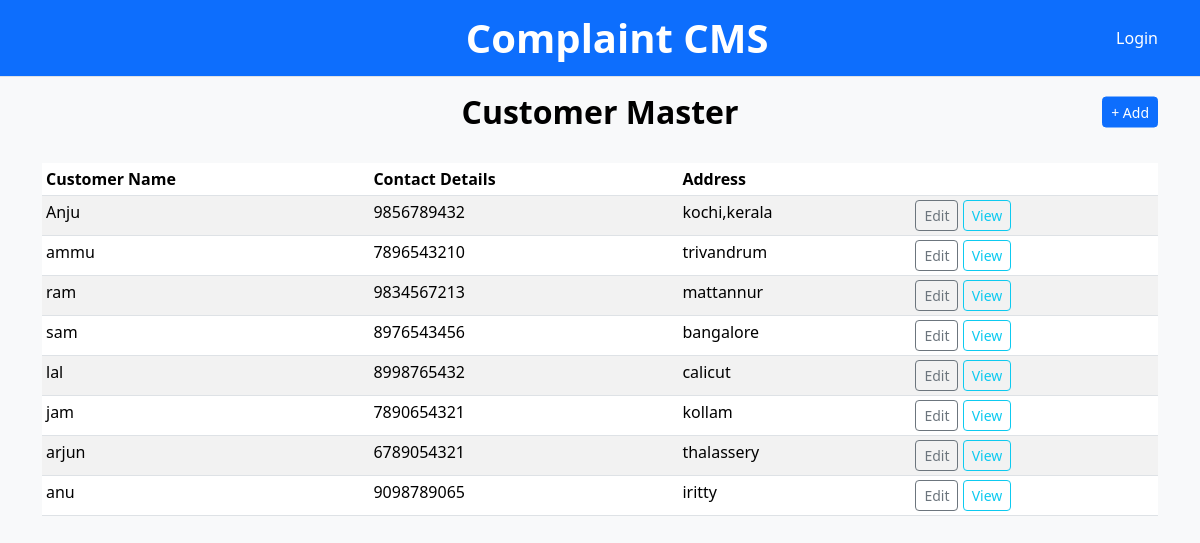
Screenshot of /app/customers/ with the database file from the repository.
### web/models.py (models this page shows, shortened)
class Customer(models.Model):
    name = models.CharField(max_length=150)
    contact = models.CharField(max_length=150, blank=True)
    address = models.TextField(blank=True)

### web/views.py (the view)
# urls.py: path("customers/", views.customer_list, name="customer_list"),
def customer_list(request):
    customers = Customer.objects.all()
    return render(request, "customer_list.html", {"customers": customers})

### web/templates/customer_list.html
{% extends "base.html" %}
{% block content %}
<div class="position-relative mb-2">
  <h2 class="text-center" style="color:black;">Customer Master</h2>
  <a href="{% url 'customer_create' %}" class="btn btn-sm btn-primary position-absolute end-0 top-50 translate-middle-y">+ Add</a>
</div><br>
<table class="table table-sm table-striped">
  <thead>
    <tr>
      <th>Customer Name</th>
      <th>Contact Details</th>
      <th>Address</th>
      <th></th>
    </tr>
  </thead>
  <tbody>
    {% for c in customers %}
    <tr>
      <td>{{ c.name }}</td>
      <td>{{ c.contact }}</td>
      <td>{{ c.address }}</td>
      <td>
        <a class="btn btn-sm btn-outline-secondary" href="{% url 'customer_edit' c.pk %}">Edit</a>
        <a class="btn btn-sm btn-outline-info" href="{% url 'customer_detail' c.pk %}">View</a>
      </td>
    </tr>
    {% empty %}
    <tr><td colspan="4">No customers.</td></tr>
    {% endfor %}
  </tbody>
</table>
{% endblock %}

### web/templates/base.html (shortened to what this page needs)
<!doctype html>
<html>
<head>
  {% load static %}
  <link href="https://cdn.jsdelivr.net/npm/bootstrap@5.3.3/dist/css/bootstrap.min.css" rel="stylesheet">
  <link rel="stylesheet" href="https://unpkg.com/leaflet@1.9.4/dist/leaflet.css"/>
  <link rel="stylesheet" href="{% static 'css/style.css' %}">
</head>
<body class="bg-light">
<nav class="navbar navbar-expand-lg  bg-primary navbar-dark border-bottom mb-3">
  <div class="container d-flex justify-content-between align-items-center w-100">
    <div class="mx-auto">
    <a class="navbar-brand" href="{% url 'home' %}" style="font-size: 40px; font-weight: bold;">Complaint CMS</a></div>
    <div class="ms-auto">
      {% if user.is_authenticated %}
      <a href="{% url 'logout' %}" class="nav-link text-white">Logout</a>
      {% else %}
        <a href="{% url 'login' %}" class="nav-link text-white">Login</a>
      {% endif %}
    </div>
  </div>
</nav>
<div class="container">
  {% block content %}{% endblock %}
</div>
</body>
</html>

### static/css/style.css (style rules this page uses)
.navbar-brand { margin: 0 auto; font-size: 2.5rem; text-align: center; padding-left: 250px; }
.navbar { background-color: #175ba4; position: relative; z-index: 1000; }
.navbar .navbar-brand, .navbar .nav-link, .navbar .btn { color: #fff !important; }
h2 { font-weight: bold; color: #0d6efd; }

### rows the page displays
Customer: name "Anju", contact "9856789432", address "kochi,kerala"
Customer: name "ammu", contact "7896543210", address "trivandrum"
Customer: name "ram", contact "9834567213", address "mattannur"
Customer: name "sam", contact "8976543456", address "bangalore"
Customer: name "lal", contact "8998765432", address "calicut"
Customer: name "jam", contact "7890654321", address "kollam"
Customer: name "arjun", contact "6789054321", address "thalassery"
Customer: name "anu", contact "9098789065", address "iritty"
